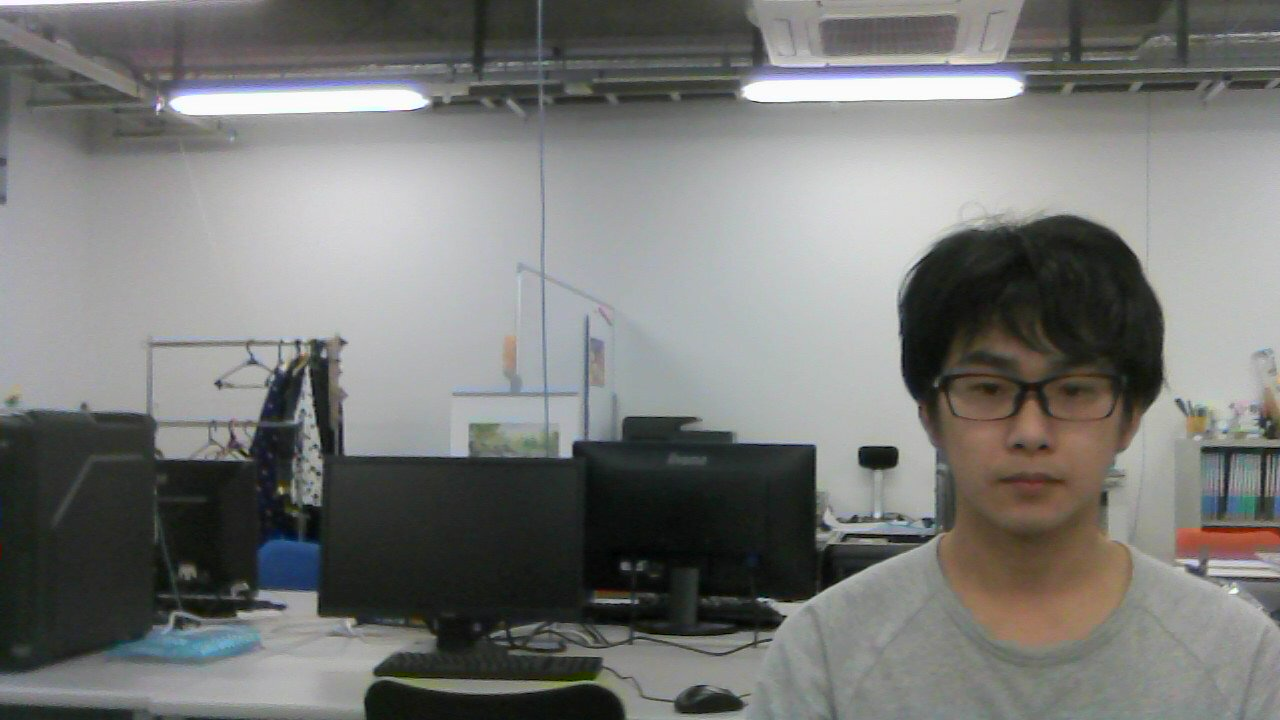
//> input picture cv/Pictures/move1.jpg, 1280 x 720 px
$ ./gpu   (built with g++ and OpenCV 4)
//> lines starting //> are read from the running program, lines starting //| are printed output that depends on the picture
#include <iostream>
#include "opencv2/opencv.hpp"
#include "opencv2/gpu/gpu.hpp"
#include <opencv2/core.hpp>
#include <opencv2/imgproc.hpp>

int main(int argc, const char* argv[])
{
	cv::Mat img1_src = cv::imread("../../Pictures/move1.jpg", CV_LOAD_IMAGE_GRAYSCALE);
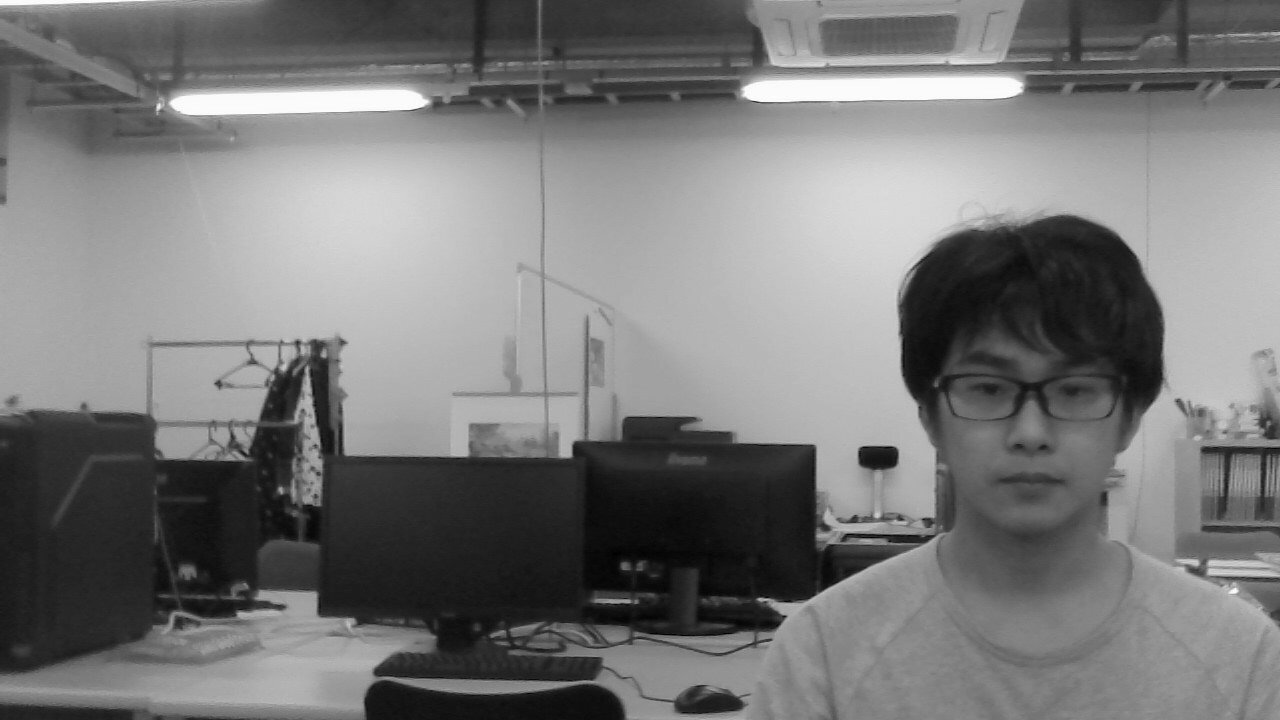
//> img1_src: 720 rows x 1280 cols, CV_8UC1; min 0, max 255, mean 120.3
	cv::Mat img2_src = cv::imread("../../Pictures/move2.jpg", CV_LOAD_IMAGE_GRAYSCALE);
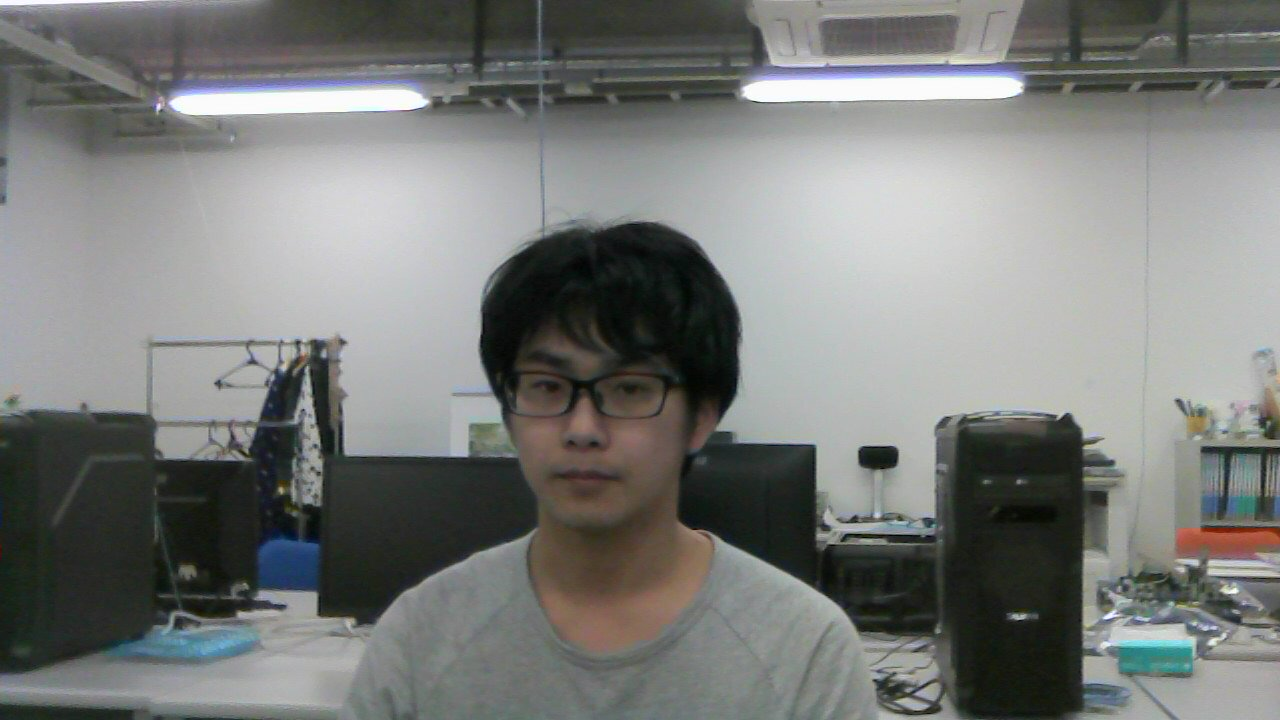
//> input picture cv/Pictures/move2.jpg, 1280 x 720 px
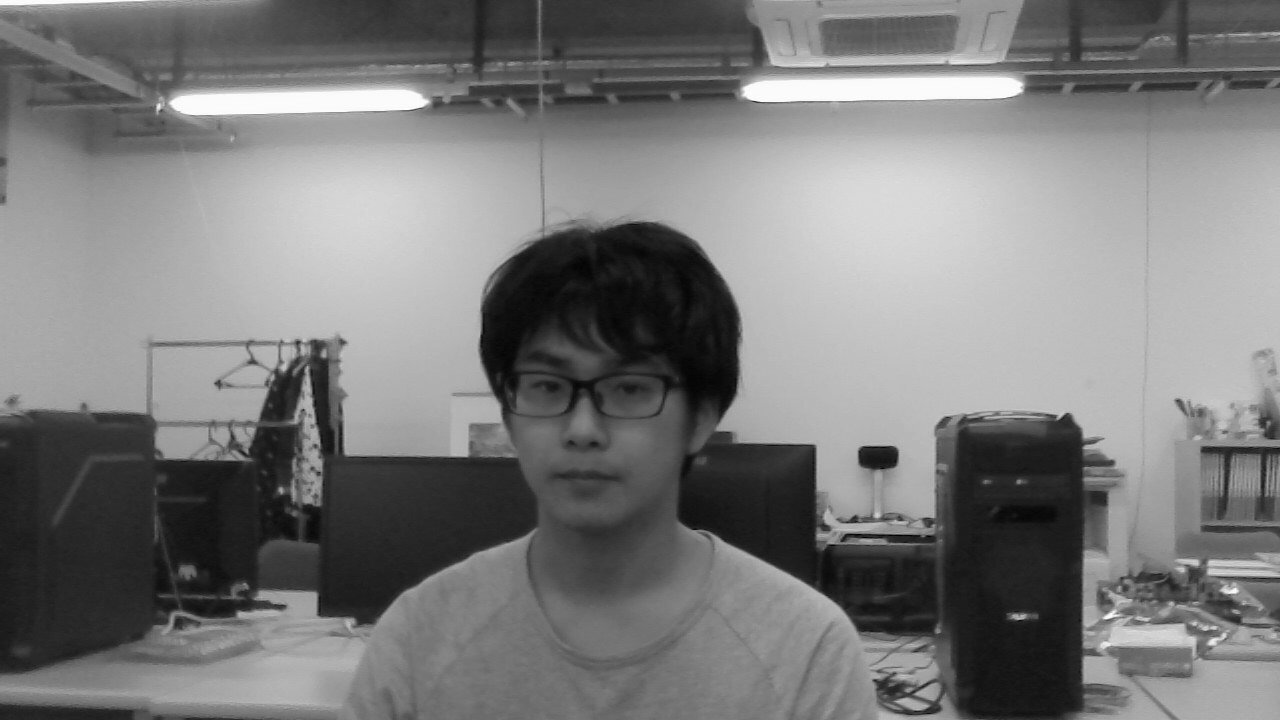
//> img2_src: 720 rows x 1280 cols, CV_8UC1; min 0, max 255, mean 122.7
//> (the run ends here: the program needs code that is not available in this run, at `cv::gpu::GpuMat img1;`)
